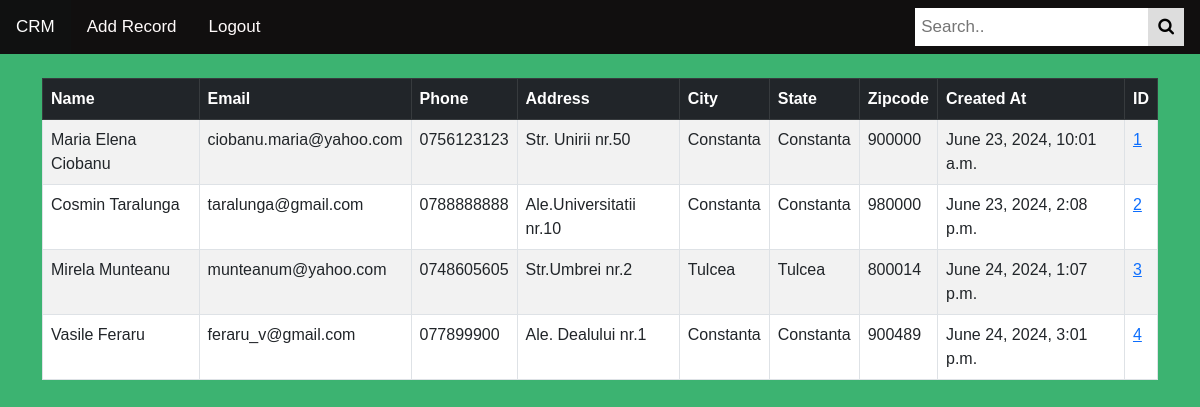
The app's page / (signed in), older data.
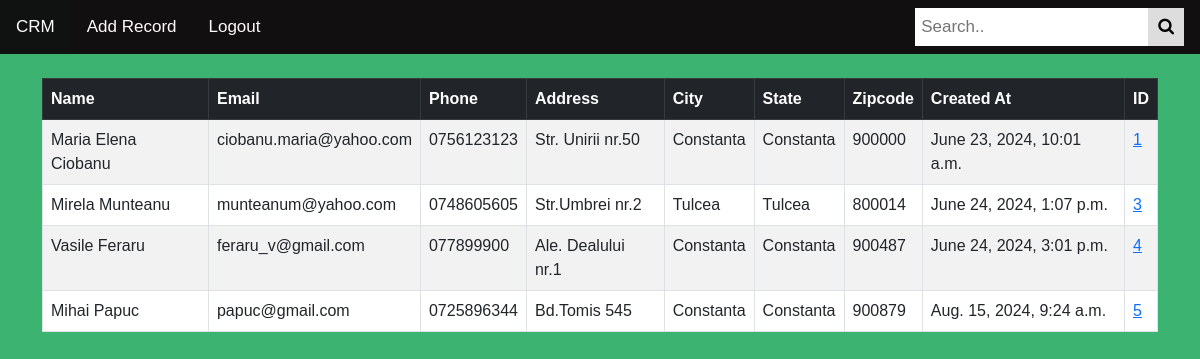
The same page, newer data.
### crmapp/models.py (models this page shows, shortened)
class Record(models.Model):
	created_at = models.DateTimeField(auto_now_add=True)
	first_name = models.CharField(max_length=50)
	last_name = models.CharField(max_length=50)
	email = models.CharField(max_length=100)
	phone = models.CharField(max_length=15)
	address = models.CharField(max_length=100)
	city = models.CharField(max_length=50)
	state = models.CharField(max_length=50)
	zipcode = models.CharField(max_length=20)

### crmapp/views.py (the view)
# urls.py: path('', views.home, name='home'),
def home(request):
    records = Record.objects.all()
    if request.method == 'POST':
        username = request.POST['username']
        password = request.POST['password']
        user = authenticate(request, username=username, password=password)
        if user is not None:
            login(request, user)
            messages.success(request, "You Have Been Logged In!")
            return redirect('home')
        else:
            messages.success(request, "There Was An Error Logging In, Please Try Again...")
            return redirect('home')
    else:
        return render(request, 'home.html', {'records': records})

### crmapp/templates/home.html (shortened to what this page needs)
{% extends 'base.html' %}
{% block content %}
{% if user.is_authenticated %}
<table class="table table-striped table-hover table-bordered">
  <thead class="table-dark">
    <tr>
      <th scope="col">Name</th>
      <th scope="col">Email</th>
      <th scope="col">Phone</th>
      <th scope="col">Address</th>
      <th scope="col">City</th>
      <th scope="col">State</th>
      <th scope="col">Zipcode</th>
      <th scope="col">Created At</th>
      <th scope="col">ID</th>
    </tr>
  </thead>
  <tbody>
    {% if records %}
	    {% for record in records %}
		<tr>
			<td>{{record.first_name }} {{record.last_name }}</td>
			<td>{{record.email }}</td>
			<td>{{record.phone }}</td>
			<td>{{record.address }}</td>
			<td>{{record.city }}</td>
			<td>{{record.state }}</td>
			<td>{{record.zipcode }}</td>
			<td>{{record.created_at }}</td>
			<td><a href="{% url 'record' record.id %}">{{ record.id }}</a></td>
		</tr>
	{%endfor%}
{% endif %}
  </tbody>
</table>
{% endif %}
</body>
{% endblock %}

### crmapp/templates/base.html (shortened to what this page needs)
<!doctype html>
<html lang="en">
  <head>
    <link href="https://cdn.jsdelivr.net/npm/bootstrap@5.3.0-alpha1/dist/css/bootstrap.min.css" rel="stylesheet">
  </head>
  <body>
    {% include 'navbar.html' %}
    <div class="container">
      <br/>
      {% block content %}
      {% endblock%}
  </body>
</html>

### crmapp/templates/navbar.html (shortened to what this page needs)
<head>
<link rel="stylesheet" href="https://cdnjs.cloudflare.com/ajax/libs/font-awesome/4.7.0/css/font-awesome.min.css">
</head>
<body>
<div class="topnav">
  <a class="active" href="{% url 'home' %}">CRM</a>
    {% if user.is_authenticated %}
  <a href="{% url 'add_record' %}">Add Record</a>
  <a href="{% url 'logout' %}">Logout</a>
  <div class="search-container">
    <form action="{% url 'search_bar' %}" method=POST>
      <input type="text" placeholder="Search.." name="search_query">
      <button type="submit"><i class="fa fa-search"></i></button>
    </form>
  </div>
</div>
    {% else %}
  <a href="{% url 'register' %}">Register</a>
  <a href="{% url 'home' %}">Login</a>
    {% endif %}
</body>

### crmapp/templates/base.html (style rules this page uses)
body { background-color: MediumSeaGreen; }

### crmapp/templates/navbar.html (style rules this page uses)
* { box-sizing: border-box; }
body { margin: 0; font-family: Arial, Helvetica, sans-serif; }
.topnav { overflow: hidden; background-color: #110f0f; }
.topnav a { float: left; display: block; color: rgb(255, 250, 250); text-align: center; padding: 14px 16px; text-decoration: none; font-size: 17px; }
.topnav a.active { background-color: #101111; color: white; }
.topnav .search-container { float: right; }
.topnav input[type=text] { padding: 6px; margin-top: 8px; font-size: 17px; border: none; }
.topnav .search-container button { float: right; padding: 6px 10px; margin-top: 8px; margin-right: 16px; background: #ddd; font-size: 17px; border: none; cursor: pointer; }

Row changes from the older to the newer data that the page shows:
removed Record: first_name "Cosmin", last_name "Taralunga", email "taralunga@gmail.com", phone "0788888888", address "Ale.Universitatii nr.10", city "Constanta", state "Constanta", zipcode "980000", created_at "June 23, 2024, 2:08 p.m.", id "2"
changed Record "Vasile": zipcode "900489" → "900487"
added Record: first_name "Mihai", last_name "Papuc", email "papuc@gmail.com", phone "0725896344", address "Bd.Tomis 545", city "Constanta", state "Constanta", zipcode "900879", created_at "Aug. 15, 2024, 9:24 a.m.", id "5"
